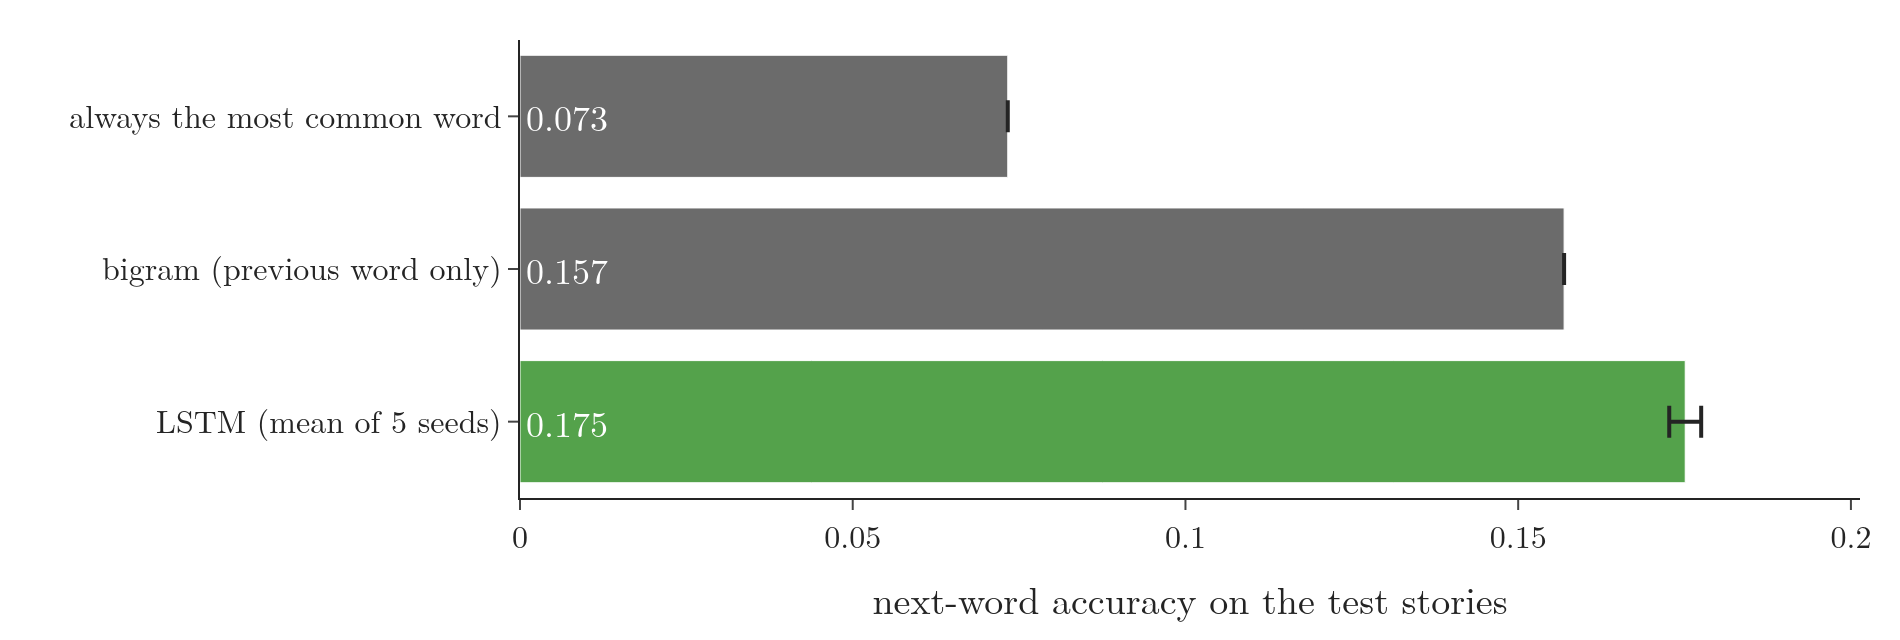

This figure's Python source:
"""Next-word accuracy on the test stories: two simple baselines and the LSTM (mean of 5 seeds, error bar = 1 std) (Plotly)."""
from pathlib import Path
import pandas as pd
import plotly.graph_objects as go
from common import GREY, GREEN, FONT

here = Path(__file__).parent
b = pd.read_csv(here.parent / "data" / "baselines.csv")
fig = go.Figure(go.Bar(y=b.method, x=b.test_accuracy, orientation="h", marker_color=[GREY, GREY, GREEN],
                       error_x=dict(type="data", array=b.test_accuracy_std, visible=True, thickness=2, width=8),
                       text=[f"{v:.3f}" for v in b.test_accuracy], textposition="inside", insidetextanchor="start",
                       textfont=dict(color="white", family=FONT["family"], size=18)))
fig.update_layout(template="simple_white", width=950, height=320, font=FONT, showlegend=False,
                  xaxis=dict(title="next-word accuracy on the test stories", range=[0, max(b.test_accuracy) * 1.15]),
                  yaxis=dict(autorange="reversed"), margin=dict(l=260, r=20, t=20, b=60))
fig.write_image(here / "baselines.png", scale=2)
fig.write_image(here / "baselines.pdf")
